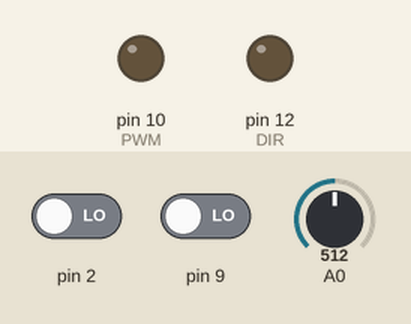
The program below on a simulated Arduino Mega 2560, built with avr-gcc and run on an emulated ATmega2560. Parts: output pins drawn as LEDs (lit = HIGH). The inputs (shaded band) are chosen by the test bench; at power-on: A0 = 512, pin 2 LOW, pin 9 LOW. What the program prints to the serial monitor is not drawn.

Above: at 1.2 s.
1.3 s: A0 set to 716
At 2.5 s:
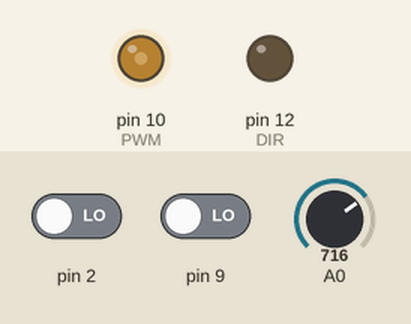
2.8 s: A0 set to 737
At 3.7 s:
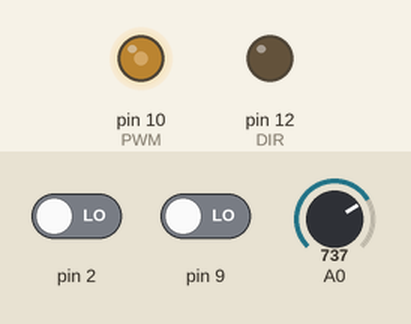
5.8 s: A0 set to 480
At 6.1 s:
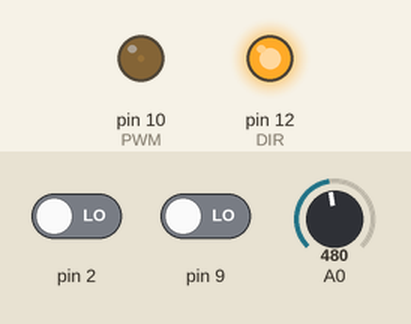
7.3 s: A0 set to 306
At 8.5 s:
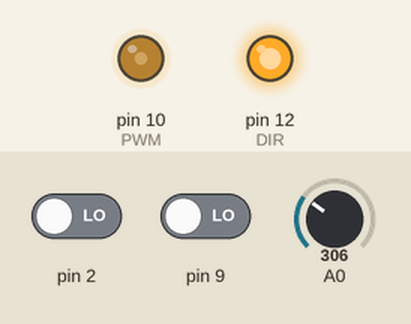
8.8 s: A0 set to 122
At 9.6 s:
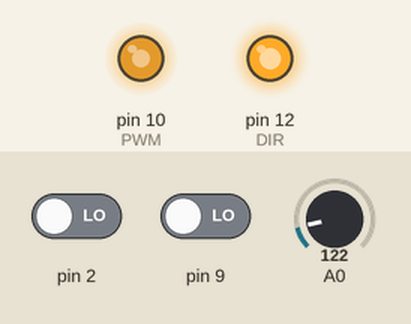
10.3 s: A0 set to 0
At 10.7 s:
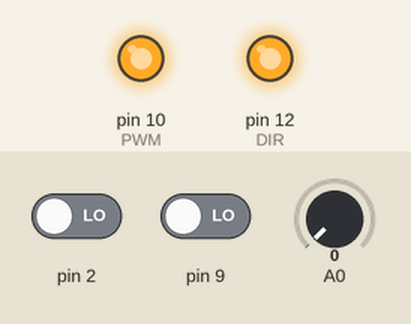
Timing chart, 0 to 12.8 s (numbered marks = the images above; inputs shaded):
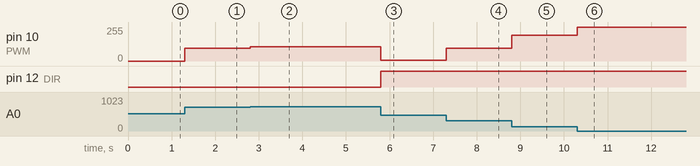

Measured:
- after the input at 1.3 s, pin 10 (PWM): 0/255 → 95/255 at once
- after the input at 2.8 s, pin 10 (PWM): 95/255 → 106/255 at once
- after the input at 5.8 s, pin 10 (PWM): 106/255 → 6/255 at once; pin 12 (DIR): LOW → HIGH at once
- after the input at 7.3 s, pin 10 (PWM): 6/255 → 96/255 at once
- after the input at 8.8 s, pin 10 (PWM): 96/255 → 192/255 at once
- after the input at 10.3 s, pin 10 (PWM): 192/255 → 255/255 at once

The program:

main.cpp
```cpp
#include <Arduino.h>

#define PWM 10
#define POT 0
#define DIR 12

void setup()
{
  Serial.begin(115200);
  pinMode(PWM, OUTPUT);
  pinMode(DIR, OUTPUT);
}

void loop()
{
  float rawPot = analogRead(0);
  int speed = 0;

  if (rawPot > 530)
  {
    digitalWrite(DIR, LOW);
    speed = map(rawPot, 533, 1023, 0, 255);
  }

  else if (rawPot < 490)
  {
    digitalWrite(DIR, HIGH);
    speed = map(rawPot, 0, 490, 255, 0);
  }

  else
  {
    speed = 0;
  }

  analogWrite(PWM, speed);

  Serial.print("Pot: ");
  Serial.print(rawPot);
  Serial.print(" | Speed: ");
  Serial.print(speed);


  int noget = digitalRead(2);
  Serial.print(" PIN 2: ");
  Serial.print(noget);
  int noget2 = digitalRead(9);
  Serial.print(" PIN 9: ");
  Serial.println(noget2);

  // float duty = rawPot / 1021.0;

  // int totalTid = 1000;
  // int onTime = duty * totalTid;
  // int offTime = totalTid - onTime;

  // if (duty >= 0.50)
  // {
  //   digitalWrite(DIR, HIGH);
  // }
  // else
  // {
  //   digitalWrite(DIR, LOW);
  // }

  // if (onTime > 0)
  // {
  //   digitalWrite(PWM, HIGH);
  //   delayMicroseconds(onTime);
  // }

  // if (offTime > 0)
  // {
  //   digitalWrite(PWM, LOW);
  //   delayMicroseconds(offTime);
  // }

  // Serial.print("DUTY | ");
  // Serial.println(duty);
}
```
